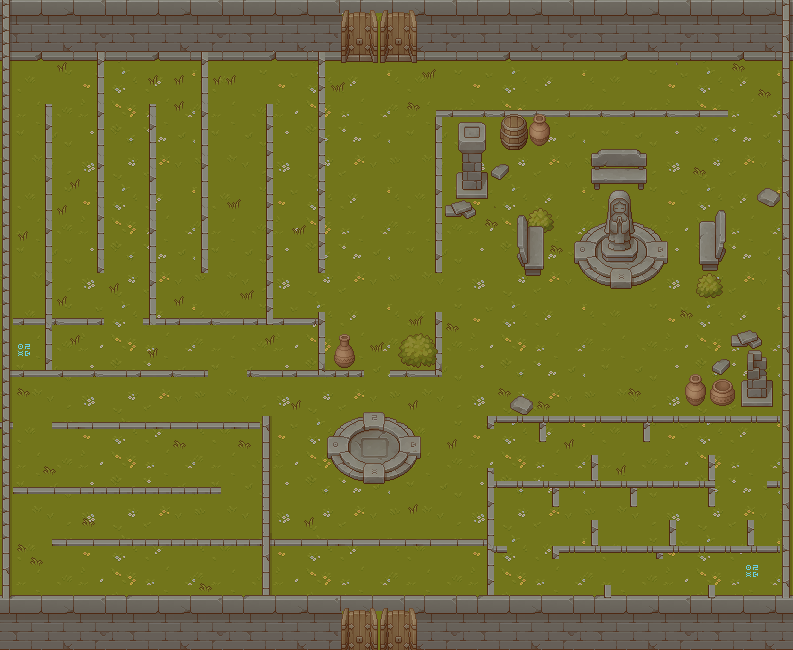

A 2D game scene composited from a Tiled map and its tileset images. What follows is a short description and the map's XML, with each tile layer's data collapsed to a summary:
An orthogonal 61x50 tile map with 13x13 px tiles, 27 tile layers (Ground, Green_walls, Green_Lever, Red_Walls, ...), 8 tilesets.

<map version="1.10" tiledversion="1.12.1" orientation="orthogonal" renderorder="right-down" width="61" height="50" tilewidth="13" tileheight="13" infinite="0" nextlayerid="29" nextobjectid="1">
 <tileset firstgid="1" name="TX Props with Shadow" tilewidth="13" tileheight="13" tilecount="1521" columns="39">
  <image source="TX Props with Shadow.png" width="512" height="512" />
 </tileset>
 <tileset firstgid="1522" name="TX Plant with Shadow" tilewidth="13" tileheight="13" tilecount="1521" columns="39">
  <image source="TX Plant with Shadow.png" width="512" height="512" />
 </tileset>
 <tileset firstgid="3043" name="TX Plant" tilewidth="13" tileheight="13" tilecount="1521" columns="39">
  <image source="TX Plant.png" width="512" height="512" />
 </tileset>
 <tileset firstgid="4564" name="TX Player" tilewidth="13" tileheight="13" tilecount="81" columns="9">
  <image source="TX Player.png" width="128" height="128" />
 </tileset>
 <tileset firstgid="4645" name="TX Props" tilewidth="13" tileheight="13" tilecount="1521" columns="39">
  <image source="TX Props.png" width="512" height="512" />
 </tileset>
 <tileset firstgid="6166" name="TX Tileset Grass" tilewidth="13" tileheight="13" tilecount="361" columns="19">
  <image source="TX Tileset Grass.png" width="256" height="256" />
 </tileset>
 <tileset firstgid="6527" name="TX Tileset Stone Ground" tilewidth="13" tileheight="13" tilecount="361" columns="19">
  <image source="TX Tileset Stone Ground.png" width="256" height="256" />
 </tileset>
 <tileset firstgid="6888" name="TX Tileset Wall" tilewidth="13" tileheight="13" tilecount="1521" columns="39">
  <image source="TX Tileset Wall.png" width="512" height="512" />
 </tileset>
 <layer id="1" name="Ground" width="61" height="50">
  <data>[3050 cells, 3050 non-empty, 135 distinct tile ids]</data>
 </layer>
 <layer id="18" name="Green_walls" width="61" height="50">
  <data>[3050 cells, 15 non-empty, 15 distinct tile ids]</data>
 </layer>
 <layer id="20" name="Green_Lever" width="61" height="50">
  <data>[3050 cells, 4 non-empty, 4 distinct tile ids]</data>
 </layer>
 <layer id="19" name="Red_Walls" width="61" height="50">
  <data>[3050 cells, 8 non-empty, 8 distinct tile ids]</data>
 </layer>
 <layer id="21" name="Red_Lever" width="61" height="50">
  <data>[3050 cells, 4 non-empty, 4 distinct tile ids]</data>
 </layer>
 <layer id="12" name="WallsBack" width="61" height="50">
  <data>[3050 cells, 40 non-empty, 24 distinct tile ids]</data>
 </layer>
 <layer id="2" name="Walls" width="61" height="50">
  <data>[3050 cells, 556 non-empty, 54 distinct tile ids]</data>
 </layer>
 <layer id="26" name="walls_exit" width="61" height="50">
  <data>[3050 cells, 12 non-empty, 12 distinct tile ids]</data>
 </layer>
 <layer id="16" name="Walls_Maze3" width="61" height="50">
  <data>[3050 cells, 67 non-empty, 6 distinct tile ids]</data>
 </layer>
 <layer id="14" name="Walls_Maze" width="61" height="50">
  <data>[3050 cells, 107 non-empty, 17 distinct tile ids]</data>
 </layer>
 <layer id="15" name="Walls_Maze2" width="61" height="50">
  <data>[3050 cells, 182 non-empty, 8 distinct tile ids]</data>
 </layer>
 <layer id="13" name="Walls_Side" width="61" height="50">
  <data>[3050 cells, 92 non-empty, 6 distinct tile ids]</data>
 </layer>
 <layer id="4" name="NagaSpawn" width="61" height="50">
  <data>[3050 cells, 56 non-empty, 56 distinct tile ids]</data>
 </layer>
 <layer id="3" name="Exit" width="61" height="50">
  <data>[3050 cells, 16 non-empty, 16 distinct tile ids]</data>
 </layer>
 <layer id="5" name="Exit2" width="61" height="50">
  <data>[3050 cells, 16 non-empty, 16 distinct tile ids]</data>
 </layer>
 <layer id="10" name="Exit - Open" width="61" height="50">
  <data>[3050 cells, 16 non-empty, 16 distinct tile ids]</data>
 </layer>
 <layer id="11" name="Exit2 - Open" width="61" height="50">
  <data>[3050 cells, 16 non-empty, 16 distinct tile ids]</data>
 </layer>
 <layer id="6" name="Entrance" width="61" height="50">
  <data>[3050 cells, 20 non-empty, 20 distinct tile ids]</data>
 </layer>
 <layer id="7" name="Entrance2" width="61" height="50">
  <data>[3050 cells, 20 non-empty, 20 distinct tile ids]</data>
 </layer>
 <layer id="8" name="Entracne - Open" width="61" height="50">
  <data>[3050 cells, 20 non-empty, 20 distinct tile ids]</data>
 </layer>
 <layer id="9" name="Entrance2 - Open" width="61" height="50">
  <data>[3050 cells, 20 non-empty, 20 distinct tile ids]</data>
 </layer>
 <layer id="22" name="Design" width="61" height="50">
  <data>[3050 cells, 161 non-empty, 137 distinct tile ids]</data>
 </layer>
 <layer id="27" name="Design2" width="61" height="50">
  <data>[3050 cells, 64 non-empty, 52 distinct tile ids]</data>
 </layer>
 <layer id="28" name="Plant" width="61" height="50">
  <data>[3050 cells, 189 non-empty, 12 distinct tile ids]</data>
 </layer>
 <layer id="23" name="Statue" width="61" height="50">
  <data>[3050 cells, 102 non-empty, 102 distinct tile ids]</data>
 </layer>
 <layer id="25" name="Tree2" width="61" height="50">
  <data>[3050 cells, 0 non-empty, 0 distinct tile ids]</data>
 </layer>
 <layer id="24" name="Tree" width="61" height="50">
  <data>[3050 cells, 0 non-empty, 0 distinct tile ids]</data>
 </layer>
</map>
